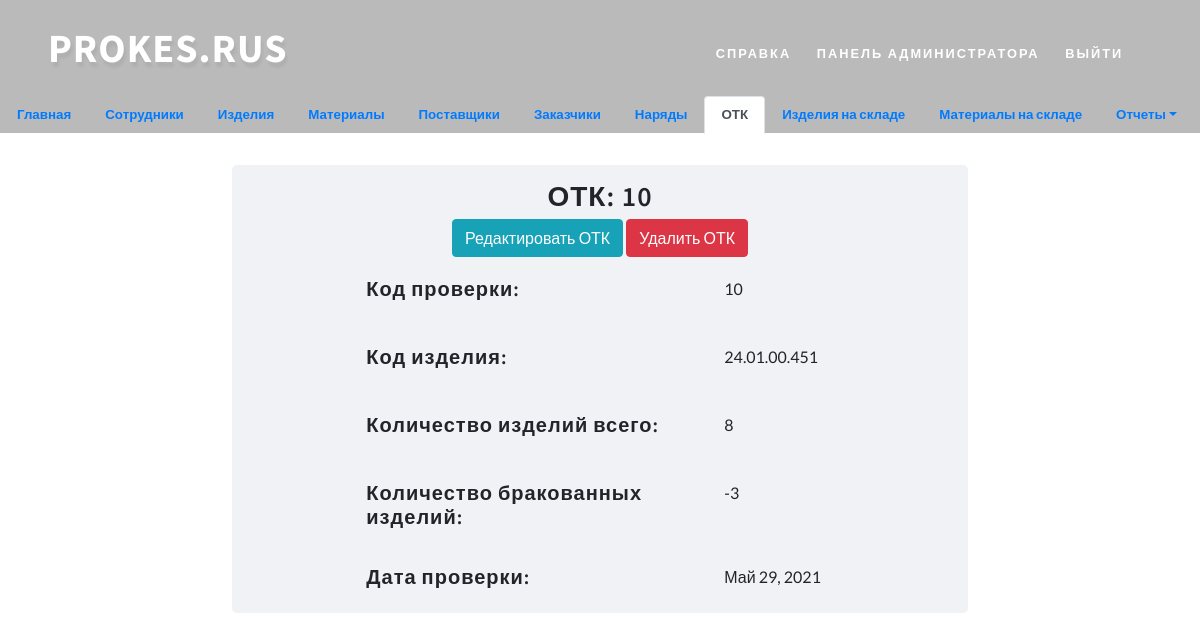
/otk_list/1/ (signed in), run on the app's committed database.
### prokes/models.py (models this page shows, shortened)
class OTK(models.Model):
    nariad_code = models.OneToOneField(Nariad, verbose_name='Код наряда', on_delete=models.CASCADE)
    goods_value = models.IntegerField('Количество хороших изделий')
    remote_value = models.IntegerField('Количество бракованных изделий')
    date = models.DateField('Дата проверки')
    class Meta:
        verbose_name = "ОТК"
        verbose_name_plural = 'ОТК'

class Nariad(models.Model):
    code = models.IntegerField('Номер наряда', unique=True)
    worker_code = models.ForeignKey(Workers, verbose_name='Код сотрудника', on_delete=models.SET_NULL, null=True)
    goods_code = models.ForeignKey(Goods, verbose_name='Код изделия', on_delete=models.SET_NULL, null=True)
    material_code = models.ForeignKey(Materials, verbose_name='Код материала', on_delete=models.SET_NULL, null=True)
    goods_value = models.IntegerField('Количество выпущенных изделий')
    date = models.DateField('Дата')
    used_materials = models.FloatField('Расход смеси', default=0)
    def __str__(self):
        return str(self.code)
    class Meta:
        verbose_name = "Наряд"
        verbose_name_plural = 'Наряды'

class Goods(models.Model):
    code = models.CharField('Код изделия', max_length=120)
    name = models.CharField('Название изделия', max_length=30)
    image = models.ImageField("Фотография изделия", upload_to="goods/", blank=True)
    weight_clean = models.FloatField('Вес чистой детали', default=0)
    norma_na_vigruzku = models.FloatField('Норма на выгрузку', default=0)
    used_materials = models.FloatField('Расход смеси', default=0)
    class Meta:
        verbose_name = 'Изделие'
        verbose_name_plural = 'Изделия'

### prokes/views.py (the view)
# urls.py: path('otk_list/<int:pk>/', login_required(login_url='login')(views.OTKDetailView), name="otk_detail"),
def OTKDetailView(request, pk):
    otk = OTK.objects.get(id=pk)
    error = ""
    context = {"otk": otk, "error": error}
    return render(request, "otk/otk_detail.html", context)

### templates/otk/otk_detail.html (shortened to what this page needs)
{% extends 'otk/base.html' %}
{% block otk %}
    <div class="container h-100">
        <div class="row h-100 justify-content-center align-items-center">
            <div enctype="multipart/form-data" class="col-8" style="min-width: 320px;background-color: #f0f2f5; border-radius: 5px;">
                <h3 class="editContent" style="text-align: center; margin-top: 15px; margin-bottom: 5px">ОТК: {{ otk.nariad_code.code }}</h3>
                <div style="text-align: center; margin-top: 5px; margin-bottom: 15px">
                    <input type="button" class="btn btn-info" onclick='location.href="update"' value="Редактировать ОТК">
                    <input type="button" class="btn btn-danger" onclick='location.href="delete"' value="Удалить ОТК">
                </div>
                <div class="form-row justify-content-center" style="margin-top: 20px">
                    <div class="form-group col-sm-6">
                        <h5>Код проверки: </h5>
                    </div>
                    <div class="form-group col-sm-2">
                        <label>{{ otk.nariad_code }}</label>
                    </div>
                </div>
                <div class="form-row justify-content-center" style="margin-top: 20px">
                    <div class="form-group col-sm-6">
                        <h5>Код изделия: </h5>
                    </div>
                    <div class="form-group col-sm-2">
                        <label>{{ otk.nariad_code.goods_code.code }}</label>
                    </div>
                </div>
                <div class="form-row justify-content-center" style="margin-top: 20px">
                    <div class="form-group col-sm-6">
                        <h5>Количество изделий всего: </h5>
                    </div>
                    <div class="form-group col-sm-2">
                        <label>{{ otk.nariad_code.goods_value }}</label>
                    </div>
                </div>
                <div class="form-row justify-content-center" style="margin-top: 20px">
                    <div class="form-group col-sm-6">
                        <h5>Количество бракованных изделий: </h5>
                    </div>
                    <div class="form-group col-sm-2">
                        <label>{{ otk.remote_value }}</label>
                    </div>
                </div>
                <div class="form-row justify-content-center" style="margin-top: 20px">
                    <div class="form-group col-sm-6">
                        <h5>Дата проверки: </h5>
                    </div>
                    <div class="form-group col-sm-2">
                        <label>{{ otk.date }}</label>
                    </div>
                </div>
            </div>
        </div>
    </div>
{% endblock otk %}

### static/css/style.css (style rules this page uses)
html, body { margin: 0; font-size: 100%; background: #fff; font-family: 'Lato', sans-serif; scroll-behavior: smooth; }
input[type="button"], input[type="submit"], input[type="text"], input[type="email"], input[type="search"] { transition: 0.5s all; -webkit-transition: 0.5s all; -moz-transition: 0.5s all; -o-transition: 0.5s all; -ms-transition: 0.5s all; font-family: 'Source Sans Pro', sans-serif; }
h1, h2, h3, h4, h5, h6 { margin: 0; letter-spacing: 1px; font-weight: 600; font-family: 'Source Sans Pro', sans-serif; }

### templates/base.html (style rules this page uses)
body, html { margin: 0; padding: 0; height: 100%; width: 100%; }

### data on the page
OTK: nariad_code.code "10", nariad_code "10", nariad_code.goods_code.code "24.01.00.451", nariad_code.goods_value "8", remote_value "-3", date "Май 29, 2021"
